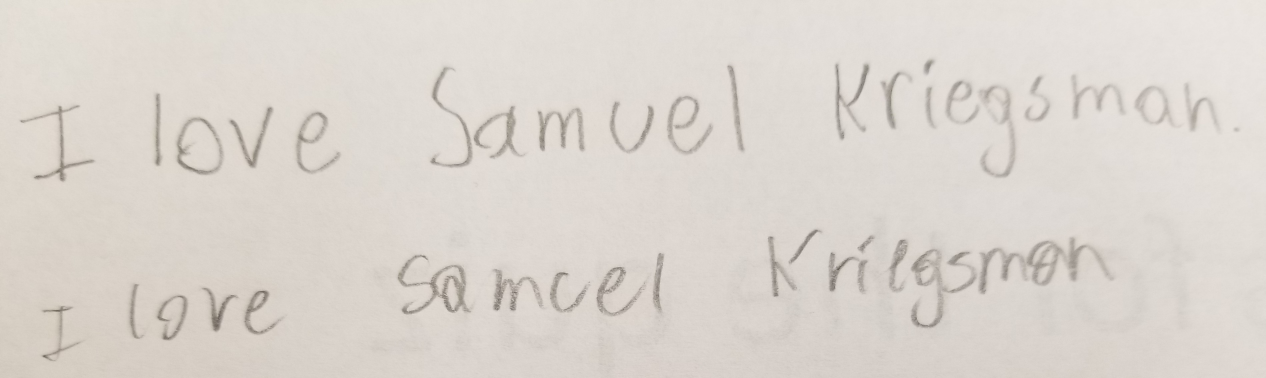
#> input picture pictures/jaredHW.jpg, 3796 x 1134 px (shown at 1/3 size)
$ python findText.py
#> lines starting #> are read from the running program, lines starting #| are printed output that depends on the picture; after the words box and inside, x2 and y2 are one past the last pixel; in counts of white or black regions, pixels touching at a corner belong together
import cv2
import pytesseract
import numpy as np

""" ---Reads in image (Will come from app in future)--- """
#Reads in image as grey scale (0) from the pictures folder
image = cv2.imread("pictures/jaredHW.jpg", 0)
#> image: shape (1134, 3796); min 62, max 233, mean 214.3
#finds original width and height of the image to be used in resizing
originalWidth = int(image.shape[1] * 0.5)
#> originalWidth = 1898
originalHeight = int(image.shape[0] * 0.5)
#> originalHeight = 567
#Resize image with a scale of 0.5 (above) but preserves aspect ratio
resized = cv2.resize(image, (originalWidth, originalHeight), interpolation = cv2.INTER_AREA)
cv2.imshow("Original Image", resized) #TESTING ONLY

""" ---Auto Blurs/Thresholds the Image Based on Initial Sharpness--- """
blur = cv2.GaussianBlur(image, (1,1), 0)
#Convert greyscale to only white or only black
#Link explaining Otsu's Thresholding:
#    --> https://docs.opencv.org/3.0-beta/doc/py_tutorials/py_imgproc/py_thresholding/py_thresholding.html
ret, thresh = cv2.threshold(blur,0,255,cv2.THRESH_BINARY+cv2.THRESH_OTSU)
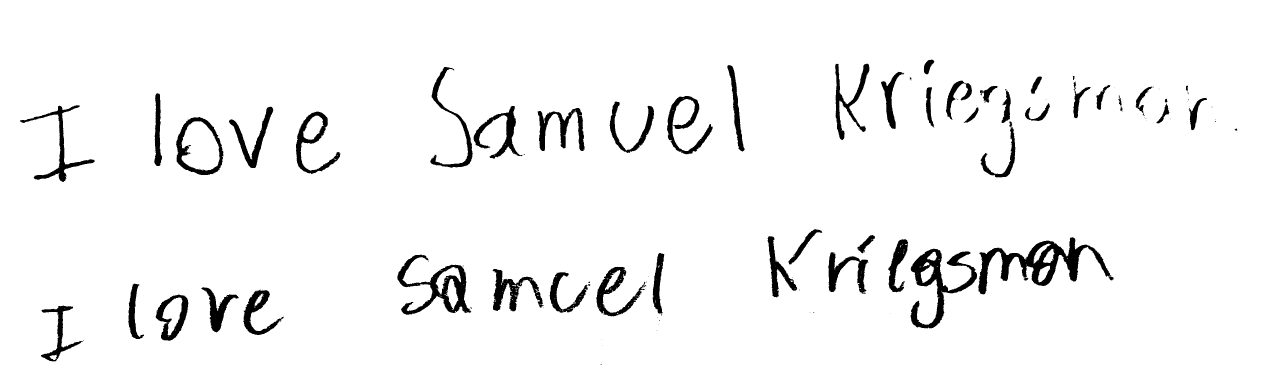
#> thresh: shape (1134, 3796) (shown at 1/3 size); 95.5% white; 139 black regions (81 under 20 px), largest, box (x1, y1, x2, y2) and area: (2935, 712, 3334, 883) 19305, (2732, 745, 2931, 986) 13614, (1192, 764, 1414, 944) 11819
#> ret = 193
cv2.imshow("Blured & Thresholded Image", blur) #TESTING ONLY

""" ---Auto Rotates the Image to Correct Skew--- """
#Inverts image to white text on black background ---(Add check for preinverted image)---
invert = cv2.bitwise_not(thresh)
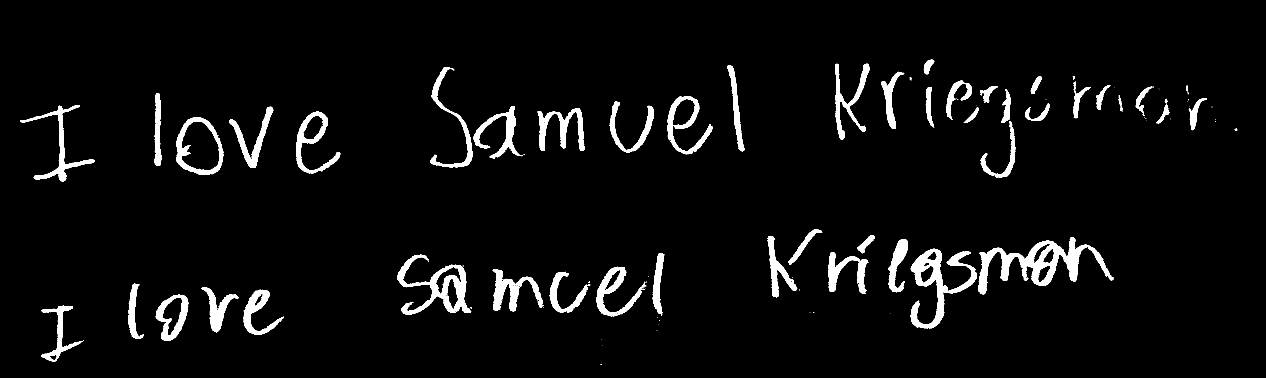
#> invert: shape (1134, 3796) (shown at 1/3 size); 4.5% white; 139 white regions (81 under 20 px), largest, box (x1, y1, x2, y2) and area: (2935, 712, 3334, 883) 19305, (2732, 745, 2931, 986) 13614, (1192, 764, 1414, 944) 11819
#
coords = np.column_stack(np.where(invert > 0))
#> coords = 192063 pairs, first value 179 to 1093, second value 60 to 3712
#
angle = cv2.minAreaRect(coords)[-1]
#> angle = -89.14

#
if angle < -45: angle = -(90 + angle)
#> angle = -0.864
else: angle = -angle

(h, w) = image.shape[:2]
#> h = 1134; w = 3796
center = (w // 2, h // 2)
#> center = (1898, 567)
M = cv2.getRotationMatrix2D(center, angle, 1.0)
#> M = [[1, -0.0151, 8.76], [0.0151, 1, -28.55]]
rotated = cv2.warpAffine(invert, M, (w, h), flags=cv2.INTER_CUBIC, borderMode=cv2.BORDER_REPLICATE)
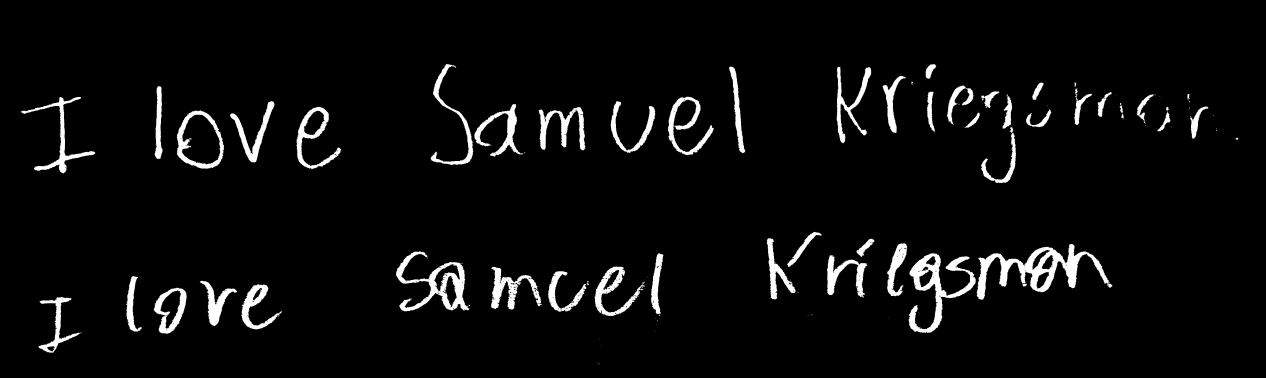
#> rotated: shape (1134, 3796) (shown at 1/3 size); min 0, max 255, mean 11.4
reInvert = cv2.bitwise_not(rotated)
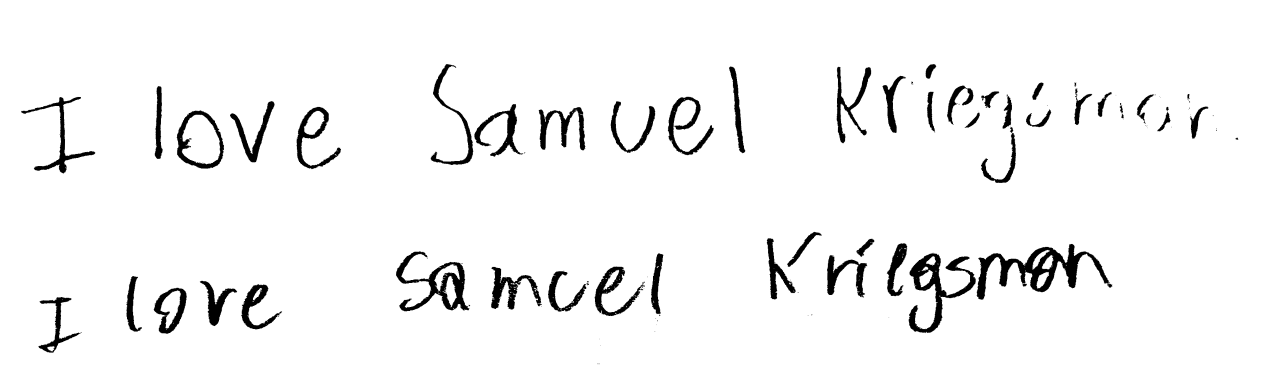
#> reInvert: shape (1134, 3796) (shown at 1/3 size); min 0, max 255, mean 243.6
cv2.imshow("Rotated Image", reInvert) #TESTING ONLY


""" ---Auto Crop Image using the above minAreaRect--- """
points = np.argwhere(reInvert==0)
#> points = 169113 pairs, first value 193 to 1091, second value 65 to 3712
points = np.fliplr(points)
#> points = 169113 pairs, first value 65 to 3712, second value 193 to 1091
x, y, w, h = cv2.boundingRect(points)
#> x = 65; y = 193; w = 3648; h = 899
crop = reInvert[y:y+h, x:x+w]
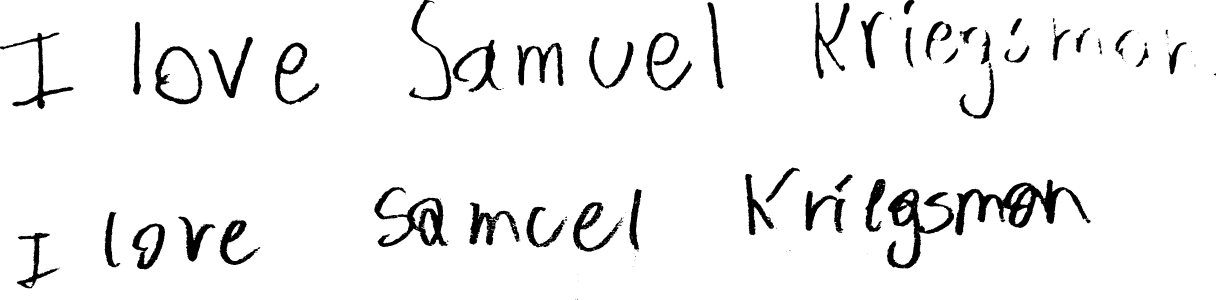
#> crop: shape (899, 3648) (shown at 1/3 size); min 0, max 255, mean 240.1
cv2.imshow("Cropped Image", crop) #TESTING ONLY

""" ---Finds the text in the processed image--- """
#> (the run stopped early here; a loop or call above may not have finished)
